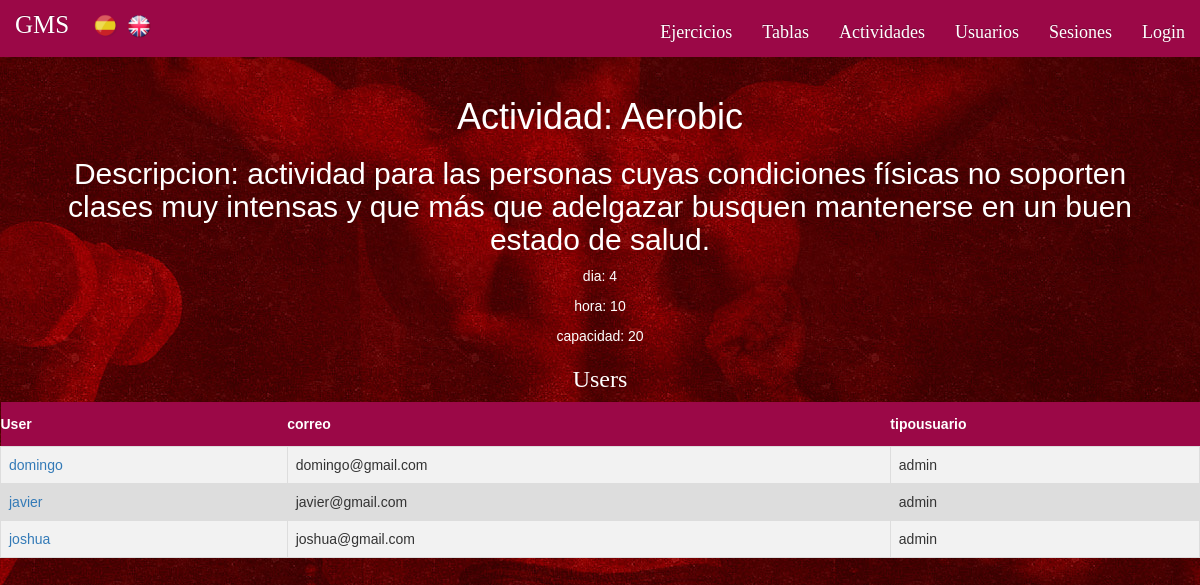
Page /index.php?controller=actividades&action=view&idactividad=1 on the committed database.
### tables this page shows
CREATE TABLE IF NOT EXISTS `Actividad` (
  `idactividad` INT NOT NULL AUTO_INCREMENT,
  `nombreactividad` VARCHAR(45) NULL,
  `descripcionactividad` VARCHAR(1000) NULL,
  `dia`INT NULL,
  `hora` INT NULL,
  `capacidad` INT NULL,
   PRIMARY KEY (`idactividad`));

CREATE TABLE IF NOT EXISTS `Usuario` (
  `nombreusuario` VARCHAR(45) NOT NULL,
  `contraseña` VARCHAR(45) NULL,
  `correo` VARCHAR(45) NULL,
  `tipousuario` VARCHAR(15) NULL,
  PRIMARY KEY (`nombreusuario`));

### core/ViewManager.php (called while the page is built, shortened)
<?php
class ViewManager {
	private $variables = array();
	public function setVariable($varname, $value, $flash=false) {
		$this->variables[$varname] = $value;
	}
	public function getVariable($varname, $default=NULL) {
		if (!isset($this->variables[$varname])) {
			return $default;
		}
		return $this->variables[$varname];
	}
	public function render($controller, $viewname) {
		include(__DIR__."/../view/$controller/$viewname.php");
	}
	private static $viewmanager_singleton = NULL;
	public static function getInstance() {
		if (self::$viewmanager_singleton == null) {
			self::$viewmanager_singleton = new ViewManager();
		}
		return self::$viewmanager_singleton;
	}
}

### controller/ActividadesController.php (called while the page is built, shortened)
<?php
require_once(__DIR__."/../model/Actividad.php");
require_once(__DIR__."/../model/ActividadMapper.php");
require_once(__DIR__."/../model/User.php");
require_once(__DIR__."/../core/ViewManager.php");
class ActividadesController extends BaseController {
	private $actividadMapper;
	public function __construct() {
		$this->actividadMapper = new ActividadMapper();
	}
	public function view(){
		$actividadid = $_GET["idactividad"];
		$actividad = $this->actividadMapper->findById($actividadid);
		$users = $this->actividadMapper->findUsuariosActividad($actividadid);
		$this->view->setVariable("users", $users);
		$this->view->setVariable("actividad", $actividad);
		$this->view->render("actividades", "view");
	}
}
	?>

### index.php (called while the page is built, shortened)
<?php
function run() {
	try {
		$controller = loadController($_GET["controller"]);
		$actionName = $_GET["action"];
		$controller->$actionName();
	} catch(Exception $ex) {
		die("An exception occured!!!!!".$ex->getMessage());
	}
}
function loadController($controllerName) {
	return new $controllerClassName();
}
run();
?>

### view/messages/messages_es.php (called while the page is built)
<?php
$i18n_messages = array()
?>

### core/I18n.php (called while the page is built, shortened)
<?php
class I18n {
	private $messages;
	public function setLanguage($language) {
		$this->messages = $i18n_messages;
	}
	public function i18n($key) {
		if (isset($this->messages[$key])){
			return $this->messages[$key];
		}else{
			return $key;
		}
	}
	private static $i18n_singleton = null;
	public static function getInstance() {
		if (self::$i18n_singleton == NULL) {
			self::$i18n_singleton = new I18n();
		}
		return self::$i18n_singleton;
	}
}
function i18n($key) {
	return I18n::getInstance()->i18n($key);
}

### model/Actividad.php (called while the page is built, shortened)
<?php
class Actividad {
    private $nombreactividad;
    private $descripcionactividad;
    private $dia;
    private $hora;
    private $capacidad;
    public function __construct($idactividad="" , $nombreactividad="", $descripcionactividad="" , $dia="" , $hora="",
		$capacidad="") {
        $this->nombreactividad = $nombreactividad;
        $this->descripcionactividad = $descripcionactividad;
        $this->dia = $dia;
        $this->hora = $hora;
        $this->capacidad = $capacidad;
    }
	public function getnombreactividad (){
        return $this ->nombreactividad;
    }
    public function getdescripcionactividad (){
        return $this ->descripcionactividad;
    }
	public function getdia (){
        return $this ->dia;
    }
    public function gethora (){
        return $this ->hora;
    }
    public function getcapacidad (){
        return $this ->capacidad;
    }
}
?>

### model/ActividadMapper.php (called while the page is built, shortened)
<?php
require_once(__DIR__."/../core/PDOConnection.php");
require_once(__DIR__."/../model/User.php");
require_once(__DIR__."/../model/Actividad.php");
class ActividadMapper {
	private $db;
	public function __construct() {
		$this->db = PDOConnection::getInstance();
	}
	public function findById($actividadid){
		$stmt = $this->db->prepare("SELECT * FROM actividad WHERE idactividad=?");
		$stmt->execute(array($actividadid));
		$actividad = $stmt->fetch(PDO::FETCH_ASSOC);
		if($actividad != null) {
			return new Actividad(
			$actividad["idactividad"],
			$actividad["nombreactividad"],
			$actividad["descripcionactividad"],
			$actividad["dia"],
			$actividad["hora"],
			$actividad["capacidad"]
			);
		} else {
			return NULL;
		}
	}
	public function findUsuariosActividad($idActividad){
		$stmt = $this->db->prepare("SELECT Usuario_nombreusuario FROM Usuario_apunta_Actividades WHERE Actividad_idactividad=?");
		$stmt->execute(array($idActividad));
		$nombreusuarios = $stmt->fetchAll(PDO::FETCH_ASSOC);
		$usuarios_array = array();
		if(sizeof($nombreusuarios) > 0){
			foreach ($nombreusuarios as $usuarionombre) {
				$stmt = $this->db->prepare("SELECT * FROM usuario WHERE nombreusuario=?");
				$stmt->execute(array($nombreusuarios[0]["Usuario_nombreusuario"]));
				$user = $stmt->fetch(PDO::FETCH_ASSOC);
				if($user != null) {
					$user = new User(
					$user["nombreusuario"],
					$user["contraseña"],
					$user["correo"],
					$user["tipousuario"]);
					array_push($usuarios_array, $user);
				}
					array_splice($nombreusuarios , 0 ,1);
			}
		}
		return $usuarios_array;
	}
	}

### core/PDOConnection.php (called while the page is built)
<?php
class PDOConnection {
	private static $dbhost = "127.0.0.1";
	private static $dbname = "gymgms";
	private static $dbuser = "gymuser";
	private static $dbpass = "gympass";
	private static $db_singleton = null;
	public static function getInstance() {
		if (self::$db_singleton == null) {
			self::$db_singleton = new PDO(
			"mysql:host=".self::$dbhost.";dbname=".self::$dbname.";charset=utf8",
			self::$dbuser,
			self::$dbpass,
			array(
				PDO::ATTR_EMULATE_PREPARES => false,
				PDO::ATTR_ERRMODE => PDO::ERRMODE_EXCEPTION
			)
		);
	}
	return self::$db_singleton;
}
}
?>

### model/User.php (called while the page is built, shortened)
<?php
class User {
	private $nombreusuario;
	private $correo;
	private $tipousuario;
	public function __construct($nombreusuario=NULL, $contraseña=NULL, $correo=NULL, $tipousuario=NULL) {
		$this->nombreusuario = $nombreusuario;
		$this->correo = $correo;
		$this->tipousuario = $tipousuario;
	}
	public function getUsername() {
		return $this->nombreusuario;
	}
	public function getMail() {
		return $this->correo;
	}
	public function getUserType() {
		return $this->tipousuario;
	}
}

### view/actividades/view.php (the view, shortened to what this page needs)
<?php
require_once(__DIR__."/../../core/ViewManager.php");
$view = ViewManager::getInstance();
$actividad = $view->getVariable("actividad");
$users = $view->getVariable("users");
?>
<div id="ver-ejercicio">
<h1><?= i18n("Actividad").": ".htmlentities($actividad->getnombreactividad()) ?></h1>
<h2>
	<?= i18n("Descripcion").": ".htmlentities($actividad->getdescripcionactividad()) ?>
</h2>
<p>
	<?= i18n("dia").": ".htmlentities($actividad->getdia()) ?>
</p>
<p>
	<?= i18n("hora").": ".htmlentities($actividad->gethora()) ?>
</p>
<p>
	<?= i18n("capacidad").": ".htmlentities($actividad->getcapacidad()) ?>
</p>
</div>
<h3><?= i18n("Users") ?></h3>
<table class='tablas'>
	<tr>
		<th><?= i18n("User")?></th><th><?= i18n("correo")?></th><th><?= i18n("tipousuario")?></th>
	</tr>
<?php foreach($users as $user): ?>
	<tr>
		<td>
			<a href="index.php?controller=users&amp;action=view&amp;nombreusuario=<?= $user->getUsername() ?>"><?= htmlentities($user->getUsername()) ?></a>
		</td>
		<td>
			<?= $user->getMail() ?>
		</td>
		<td>
			<?= $user->getUserType() ?>
		</td>
	</tr>
<?php endforeach; ?>

### css/style.css (style rules this page uses)
body, header { font-family: 'Raleway'; overflow: auto; }
.body-index { background-image: url("fondorojo.jpg"); background-position: top center; background-repeat: no-repeat; }
h1, h3 { color: white; text-align: center; }
#ver-ejercicio { font-family: "Trebuchet MS", Arial, Helvetica, sans-serif; text-align: center; color: white; padding-left: 30px; padding-right: 30px; }
.tablas { font-family: "Trebuchet MS", Arial, Helvetica, sans-serif; border-collapse: collapse; width: 100%; }
.tablas td, #tablas th { border: 1px solid #ddd; padding: 8px; }
.tablas tr:nth-child(even) { background-color: #f2f2f2; }
.tablas tr { background-color: #ddd; }
.tablas th { padding-top: 12px; padding-bottom: 12px; text-align: left; background-color: #9B0847; color: white; }

### rows in the picture
actividad: nombreactividad "Aerobic", descripcionactividad "actividad para las personas cuyas condiciones físicas no soporten clases muy intensas y que más que adelgazar busquen mantenerse en un buen estado de salud.", dia "4", hora "10", capacidad "20"
usuario: nombreusuario "domingo", correo "domingo@gmail.com", tipousuario "admin"
usuario: nombreusuario "javier", correo "javier@gmail.com", tipousuario "admin"
usuario: nombreusuario "joshua", correo "joshua@gmail.com", tipousuario "admin"

### other values in the picture
i18n("Ejercicios") "Ejercicios"
i18n("Tablas") "Tablas"
i18n("Actividades") "Actividades"
i18n("Usuarios") "Usuarios"
i18n("Sesiones") "Sesiones"
i18n("Login") "Login"
i18n("Actividad") "Actividad"
i18n("Descripcion") "Descripcion"
i18n("dia") "dia"
i18n("hora") "hora"
i18n("capacidad") "capacidad"
i18n("Users") "Users"
i18n("User") "User"
i18n("correo") "correo"
i18n("tipousuario") "tipousuario"
